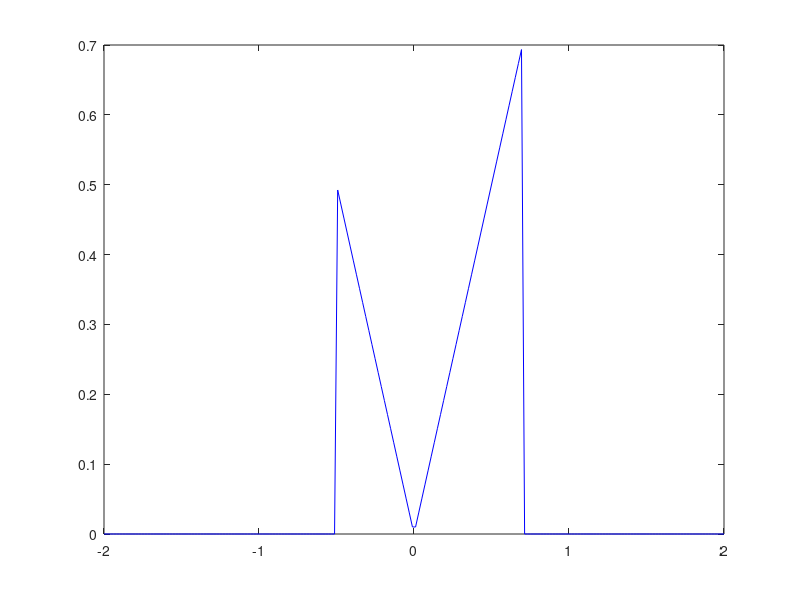
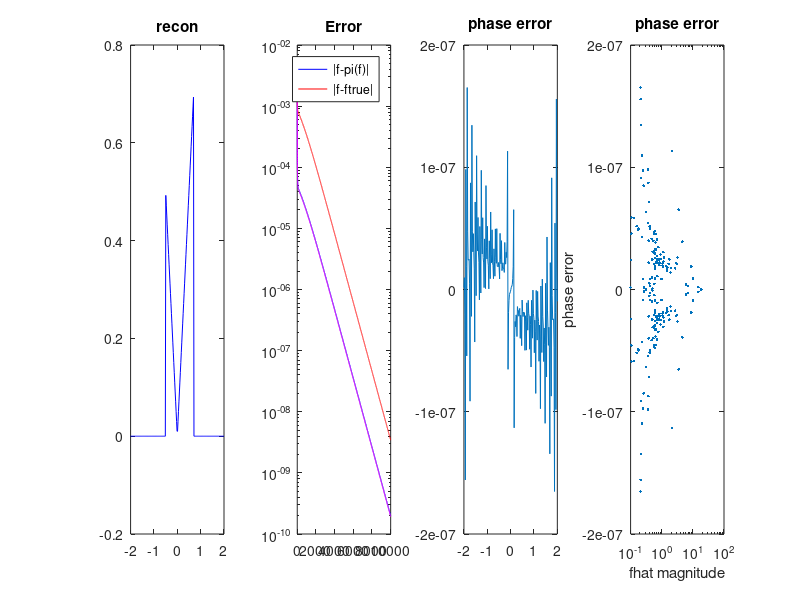

Write MATLAB code to recreate these figures, in order.
function phase_retrieval_tests_1d

close all;

image_example=3; %Use 1,2,3 (see below)
N=200; %The oversampled image will be Nx1
oversamp=2; %The oversampling factor
initialization_distance=0.01; %Use 1 to use a fully random starting point. Use 0 to start at the solution.
numit=10000; %Number of iterations
%opts.method='ap';
%opts.method='ap_miao'; opts.beta=0.6;
opts.method='ap_damp'; opts.beta=0.3;

xx=linspace(-oversamp,oversamp,N);

if image_example==1
    F=create_gaussian(xx,0.3);
elseif image_example==2
    F1=create_gaussian(xx,0.3);
    F2=create_gaussian(xx-0.5,0.1).*(abs(xx-0.5)<0.1);
    F=F1+F2;
elseif image_example==3
    F=(abs(xx-0.1)<0.6).*abs(xx);
end

ph=angle(fftb(F));
u=abs(fftb(F));

figure; plot(xx,F,'b');

apfig=figure; plot(1:10); set(apfig,'position',[100,100,2000,400]);
ph0=ph + (rand(size(u))*2-1)*pi*initialization_distance;
f=ap1d(xx,u,ph0,numit,opts,F,apfig);

end

function f=ap1d(xx,u,ph,numit,opts,ref,apfig)

%u(find(u(:)<10^0))=0;

ph0_ref=angle(fftb(ref));

ph0=ph;
positivity_deviations=ones(1,numit)*inf;
err_image=ones(1,numit)*inf;
err_image2=ones(1,numit)*inf;
err_fhat_mag=ones(1,numit)*inf;
fprev=zeros(size(u));
timer=tic;
for it=1:numit
    fhat=u.*exp(i*ph0);
    
    f=real(ifftb(fhat));
    positivity_deviation=sqrt(sum(f(:).^2.*(f(:)<=0))/length(f(:)));
    positivity_deviations(it)=positivity_deviation;
    err_image(it)=sqrt(sum(abs(f(:)-ref(:)).^2)/length(f(:)));
    err_image2(it)=sqrt(sum(abs(f(:)-fprev(:)).^2)/length(f(:)));
    
    %eps=min(0,max(-f(:)));
    eps=0;
    
    if (strcmp(opts.method,'ap_miao'))
        fproj=f.*(f>=eps).*(abs(xx)<1) +(fprev-opts.beta*fprev).*((f<eps)|(abs(xx)>=1));
    elseif (strcmp(opts.method,'ap'))
        fproj=f.*(f>=eps).*(abs(xx)<1);
    elseif (strcmp(opts.method,'ap_damp'))
        fproj=f.*(f>=eps).*(abs(xx)<1)+(f*opts.beta).*((f<eps)|(abs(xx)>=1));
    end;
    
    fprev=fproj;
    
    new_fhat=fftb(fproj);
    ph0=angle(new_fhat);
    ph0=normalize_phase(ph0,ph0_ref,u); %Important for registration
    err_fhat_mag(it)=max(abs(abs(new_fhat(:))-u(:)));
    if ((nargin>=7)&&((toc(timer)>0.1)||(it==1)||(it==numit)))
        figure(apfig);
        subplot(1,4,1);
        plot(xx,f,'b');
        title('recon');
        
        subplot(1,4,2);
        semilogy(1:numit,positivity_deviations,'b'); hold on;
        %semilogy(1:numit,err_fhat_mag,'g'); hold on;
        semilogy(1:numit,err_image,'r'); hold on;
        semilogy(2:numit,err_image2(2:end),'m'); hold on;
        %semilogy(2:numit,abs(diff(positivity_deviations)),'k'); hold on;
        hold off;
        title('Error');
        legend('|f-pi(f)|','|f-ftrue|');
        subplot(1,4,3);
        phase_error=angle(exp(i*(ph0-ph0_ref)));
        plot(xx,phase_error); title('phase error');
        %imagesc(ph0); title('phase');
        
        mag_error=(abs(new_fhat)-u);
        subplot(1,4,4);
        %imagesc(mag_error); colormap('gray');
        semilogx(u(:),phase_error(:),'.'); title('phase error');
        xlabel('fhat magnitude'); ylabel('phase error');
        
        drawnow;
        timer=tic;
    end;
end;

end

function ph2=normalize_phase(ph,ph_ref,w)

ph_diff=ph-ph_ref;

dx=ph_diff(2:end)-ph_diff(1:end-1);
dx=angle(exp(i*dx));
wx=min(w(2:end),w(1:end-1));

aa=angle(sum(exp(i*dx(:)).*wx(:)));

N=length(ph);
M=ceil((N+1)/2);
GX=(0:N-1)-M;
ph2=ph-GX*aa;
ph2=ph2-ph2(M);
ph2=angle(exp(i*ph2));

end

function Y=create_gaussian(xx,sigma)

Y=exp(-(xx/sigma).^2);

end

function Y=fftb(X)
Y=fftshift(fft(ifftshift(X)));
end

function Y=ifftb(X)
Y=fftshift(ifft(ifftshift(X)));
end